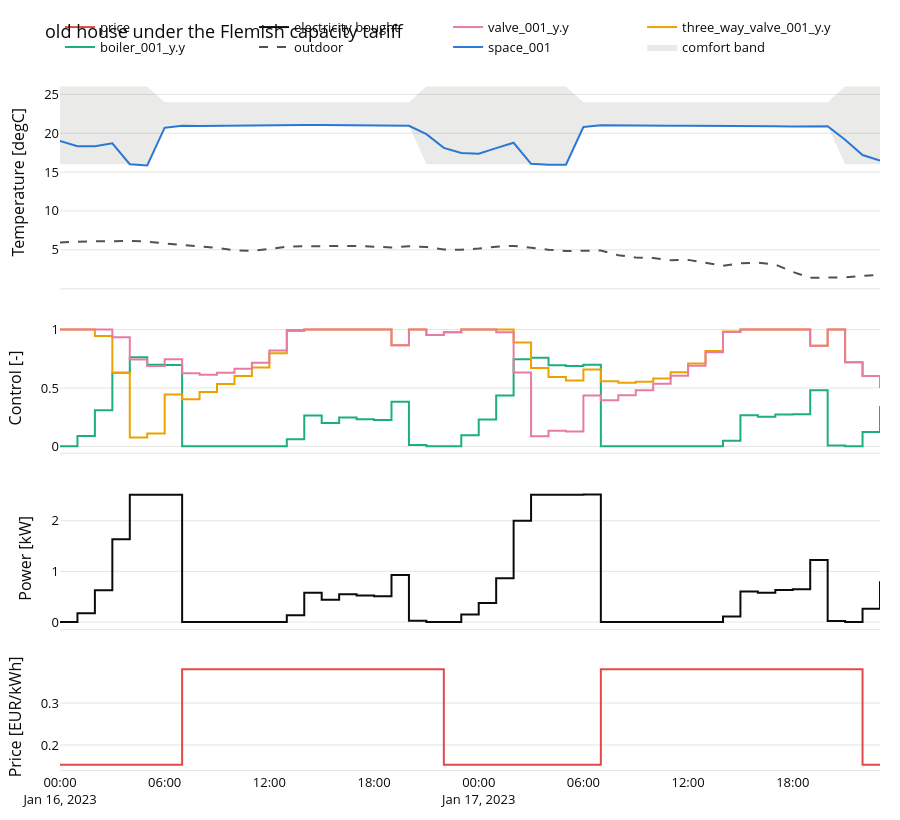

The notebook cell saved with this chart:
### Code cell
dimensions = {"variant": ["base", "old"], "capacity": list(study.CAPACITY)}
display(closed_loop_explorer(study.CACHE, study.capacity_runs(), study.compute, dimensions))
display(plot_closed_loop(capacity["old | 50 EUR/kW/year, 2.5 kW floor"], "old house under the Flemish capacity tariff"))
